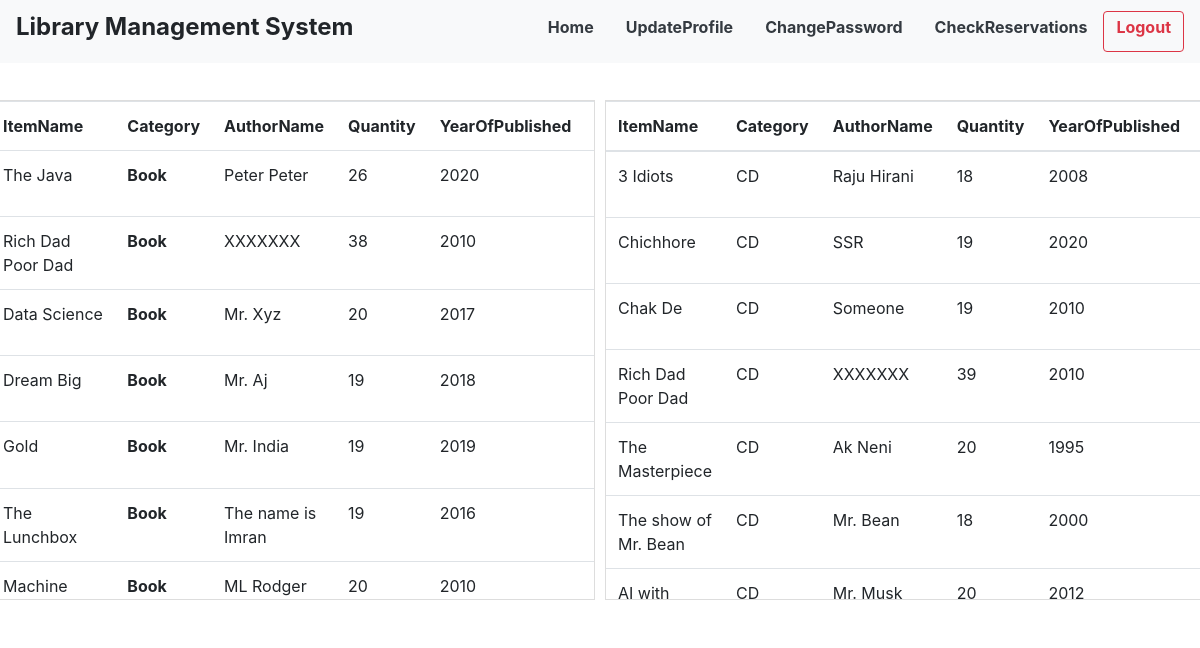
The app's page /Usr/userIndex/ with its own data.
### Student/models.py (models this page shows, shortened)
class Item(models.Model):
    Id = models.AutoField(primary_key=True)
    Name = models.CharField(max_length=30)
    Category = models.CharField(max_length=5)
    AuthorName = models.CharField(max_length=30)
    Quantity = models.IntegerField()
    YearOfPublished = models.IntegerField()

### Student/views.py (the view)
# urls.py: path('userIndex/',userIndex, name='userIndex'),
def userIndex(request): #user Index function to relocate to user Index page from user actions..
    Book = 'Book'
    CD = 'CD'
    itemBookObj = Item.objects.filter(Quantity__gte=1,Category=Book)
    itemCDObj = Item.objects.filter(Quantity__gte=1,Category=CD)
    stud = request.user.id
    Check = ReserveItem.objects.filter(UserId=stud) #checking if current user having any reservations or not..
    currDate = date.today()
    passedDate = 0
    for i in Check: #for past due item...if user have some pending item whos dateofReturn is passed...
        returnDate = i.DateOfReturn #fetching date of return
        if returnDate < currDate: #if date of return is less than current date..
            passedDate=returnDate
        if returnDate >= currDate:
            currDate=returnDate
    if passedDate:
        messages.warning(request, "You have a past due Item to Return..")
    if Check:
        messages.info(request, "You have a Current due Item to Return..")
    return render(request, 'User/userIndex.html', {'Bookitem': itemBookObj,'CDitem':itemCDObj})

### Template/User/userIndex.html (shortened to what this page needs)
<!DOCTYPE html>
{% load static %}
{% load crispy_forms_tags %}
<html>
    <head>
        <link rel="stylesheet" href="{% static 'Css/bootstrap.min.css' %}">
    </head>
    <body>
    <header>
    <nav class="navbar navbar-light bg-light sticky-top justify-content-between">
        <a class="navbar-brand"><h4 class="white-text font-weight-bold wow fadeInLeft">Library Management System</h4></a>
        <div class="d-flex align-items-center">
            <a class="nav-link text-dark" href="{% url 'userIndex' %}"><h6 class="white-text font-weight-bold wow fadeInLeft">Home</h6></a>
            <a class="nav-link text-dark" href="{% url 'updateUser' %}"><h6 class="white-text font-weight-bold wow fadeInLeft">UpdateProfile</h6></a>
            <a class="nav-link text-dark" href="{% url 'changePassword' %}"><h6 class="white-text font-weight-bold wow fadeInLeft">ChangePassword</h6></a>
            <a class="nav-link text-dark" href="{% url 'checkRes' %}"><h6 class="white-text font-weight-bold wow fadeInLeft">CheckReservations</h6></a>
            <a class="btn btn-outline-danger my-2 my-sm-0" href="{% url 'userLogout' %}"><h6 class="white-text font-weight-bold wow fadeInLeft">Logout</h6></a>
        </div>
    </nav>
    <div class="container">
    </div>
<div>
    <div class="row">
        <div class="column">
        {% if Bookitem %}
            <table class="table table-hover table-wrapper-scroll-y my-custom-scrollbar">
                <tr>
                    <th>ItemName</th>
                    <th>Category</th>
                    <th>AuthorName</th>
                    <th>Quantity</th>
                    <th>YearOfPublished</th>
                    <th>Reserve</th>
                </tr>
                {% for item in Bookitem %}
                <tr>
                    <td>{{item.Name}}</td>
                    <th>{{item.Category}}</th>
                    <td>{{item.AuthorName}}</td>
                    <td>{{item.Quantity}}</td>
                    <td>{{item.YearOfPublished}}</td>
                    <td><a href="{% url 'reserveItem' item.Id %}" class="btn btn-primary"><h6 class="white-text font-weight-bold wow fadeInLeft">Reserve</h6></a></td>
                </tr>
                {% endfor %}
            </table>
        {% else %}
        <center><h3>No Book's available..</h3></center>
        {% endif %}
        </div>
        <div class="column">
            {% if CDitem %}
            <table class="table table-hover table-wrapper-scroll-y my-custom-scrollbar">
                <tr>
                    <th>ItemName</th>
                    <th>Category</th>
                    <th>AuthorName</th>
                    <th>Quantity</th>
                    <th>YearOfPublished</th>
                    <th>Reserve</th>
                </tr>
                <tbody>
                    {% for item in CDitem %}
                    <tr>
                        <td>{{item.Name}}</td>
                        <td>{{item.Category}}</td>
                        <td>{{item.AuthorName}}</td>
                        <td>{{item.Quantity}}</td>
                        <td>{{item.YearOfPublished}}</td>
                        <td><a href="{% url 'reserveItem' item.Id %}" class="btn btn-primary"><h6 class="white-text font-weight-bold wow fadeInLeft">Reserve</h6></a></td>
                    </tr>
                    {% endfor %}
            {% else %}
            <center><h3>No CD's available..</h3></center>
                </tbody>
             </table>
            {% endif %}
        </div>
    </div>
</div>
    </header>
    </body>
</html>

### Template/User/userIndex.html (style rules this page uses)
.my-custom-scrollbar { position: relative; height: 500px; overflow: auto; }
.table-wrapper-scroll-y { display: block; }
* { box-sizing: border-box; }
.row { margin-left:-5px; margin-right:-5px; }
.column { float: left; width: 50%; padding: 5px; }
.row::after { content: ""; clear: both; display: table; }
table { border-collapse: collapse; border-spacing: 0; width: 100%; border: 1px solid #ddd; }
th, td { text-align: left; padding: 16px; }

### records on screen
Item: Name "The Java", Category "Book", AuthorName "Peter Peter", Quantity "26", YearOfPublished "2020"
Item: Name "Rich Dad Poor Dad", Category "Book", AuthorName "XXXXXXX", Quantity "38", YearOfPublished "2010"
Item: Name "Data Science", Category "Book", AuthorName "Mr. Xyz", Quantity "20", YearOfPublished "2017"
Item: Name "Dream Big", Category "Book", AuthorName "Mr. Aj", Quantity "19", YearOfPublished "2018"
Item: Name "Gold", Category "Book", AuthorName "Mr. India", Quantity "19", YearOfPublished "2019"
Item: Name "The Lunchbox", Category "Book", AuthorName "The name is Imran", Quantity "19", YearOfPublished "2016"
Item: Name "Machine…", Category "Book", AuthorName "ML Rodger", Quantity "20", YearOfPublished "2010"
Item: Name "3 Idiots", Category "CD", AuthorName "Raju Hirani", Quantity "18", YearOfPublished "2008"
Item: Name "Chichhore", Category "CD", AuthorName "SSR", Quantity "19", YearOfPublished "2020"
Item: Name "Chak De", Category "CD", AuthorName "Someone", Quantity "19", YearOfPublished "2010"
Item: Name "Rich Dad Poor Dad", Category "CD", AuthorName "XXXXXXX", Quantity "39", YearOfPublished "2010"
Item: Name "The Masterpiece", Category "CD", AuthorName "Ak Neni", Quantity "20", YearOfPublished "1995"
Item: Name "The show of Mr. Bean", Category "CD", AuthorName "Mr. Bean", Quantity "18", YearOfPublished "2000"
Item: Name "AI with…", Category "CD", AuthorName "Mr. Musk", Quantity "20", YearOfPublished "2012"
